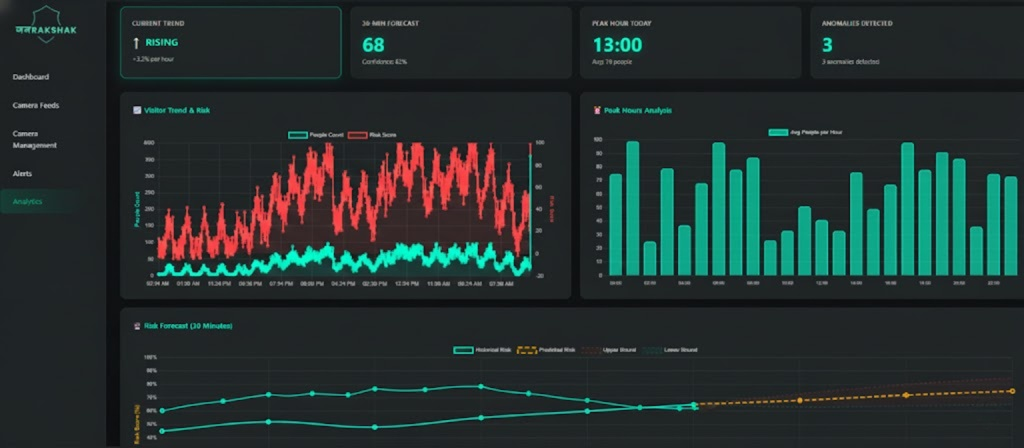
#> input picture assets/wmremove-transformed (1).jpeg, 1024 x 448 px; its folder holds only this picture in this run
$ python -i preprocessing.py   (imports and definitions only)
#> lines starting #> are read from the running program, lines starting #| are printed output that depends on the picture
#> further down, picture is the input picture: shape (448, 1024, 3); mean B, G, R 47.7, 49.2, 36.4
"""
Preprocessing utilities for lighting normalization
Used before YOLO detection to handle various lighting conditions
"""
import cv2
import numpy as np
from app.utils.config import (
    ENABLE_CLAHE, CLAHE_CLIP_LIMIT, CLAHE_GRID_SIZE,
    ENABLE_GAMMA_CORRECTION, GAMMA_VALUE,
    ENABLE_BRIGHTNESS_NORM, TARGET_BRIGHTNESS
)


def apply_clahe(image: np.ndarray) -> np.ndarray:
    """
    Apply Contrast Limited Adaptive Histogram Equalization
    Improves local contrast in low-light scenes

    Args:
        image: Input BGR image
    Returns:
        Enhanced BGR image
    """
    # Convert to LAB color space
    lab = cv2.cvtColor(image, cv2.COLOR_BGR2LAB)
#> lab: shape (448, 1024, 3); mean of channels 0, 1, 2 49.5, 123.9, 128.1
    l, a, b = cv2.split(lab)
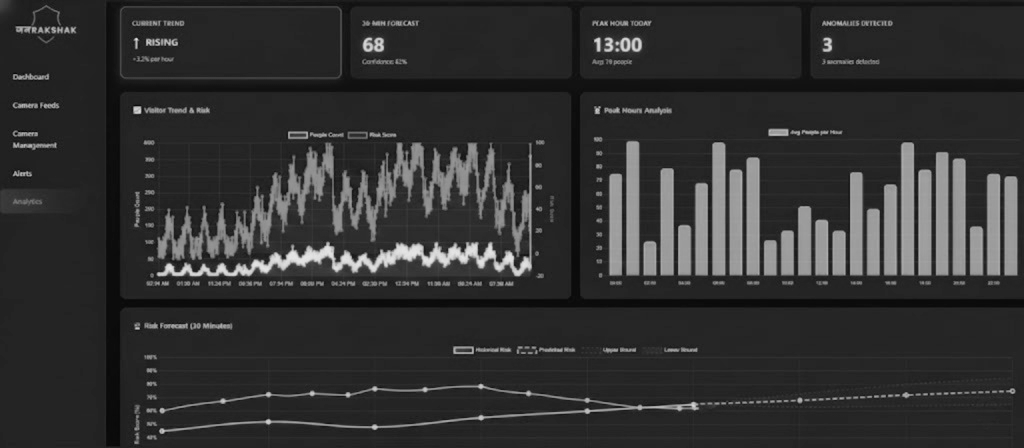
#> l: shape (448, 1024); min 8, max 230, mean 49.5
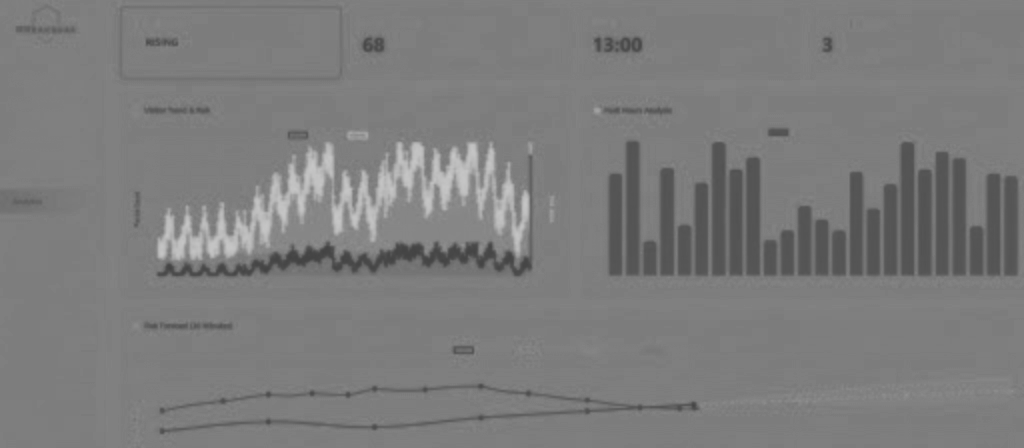
#> a: shape (448, 1024); min 67, max 199, mean 123.9
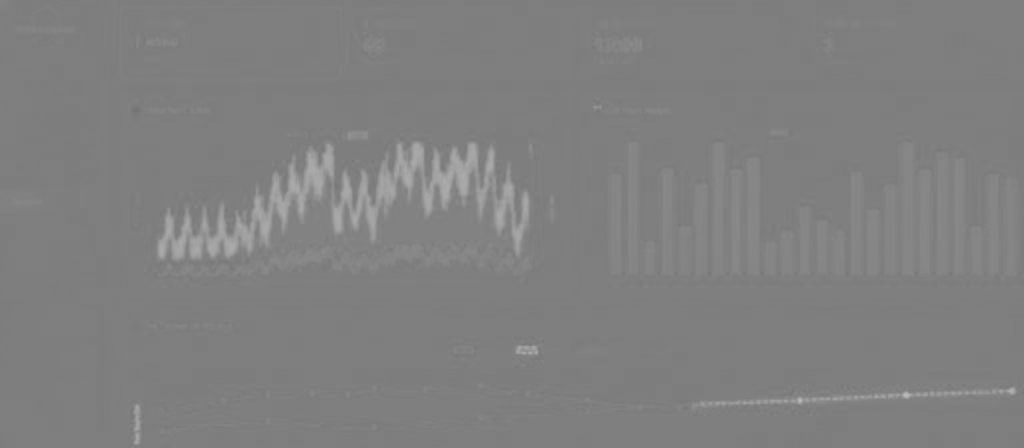
#> b: shape (448, 1024); min 115, max 188, mean 128.1

    # Apply CLAHE to L channel
    clahe = cv2.createCLAHE(clipLimit=CLAHE_CLIP_LIMIT, tileGridSize=CLAHE_GRID_SIZE)
    l_clahe = clahe.apply(l)
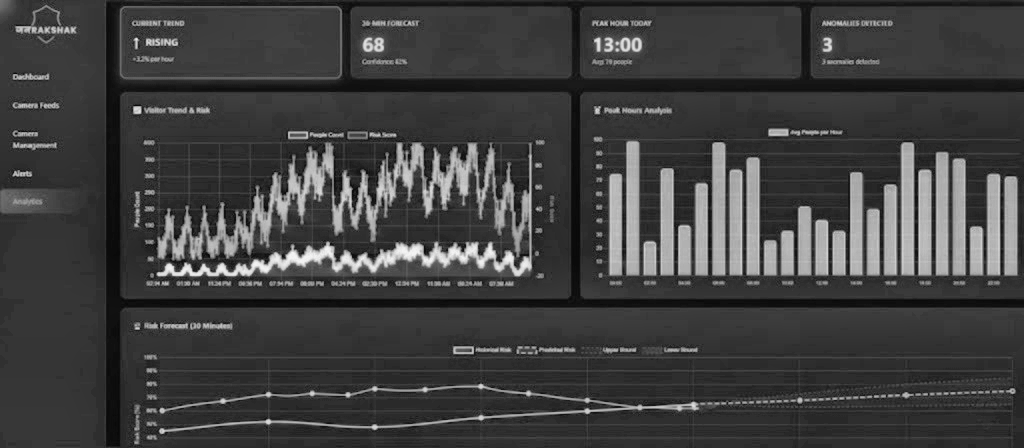
#> l_clahe: shape (448, 1024); min 7, max 245, mean 64

    # Merge and convert back
    lab_clahe = cv2.merge([l_clahe, a, b])
#> lab_clahe: shape (448, 1024, 3); mean of channels 0, 1, 2 64, 123.9, 128.1
    enhanced = cv2.cvtColor(lab_clahe, cv2.COLOR_LAB2BGR)
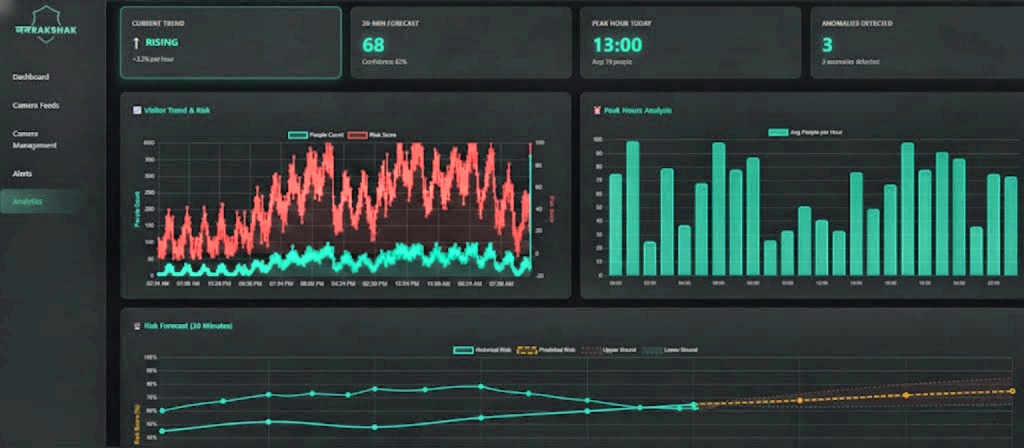
#> enhanced: shape (448, 1024, 3); mean B, G, R 60.3, 62.3, 49.6

    return enhanced


# [35 lines left out: functions apply_gamma_correction, normalize_brightness, not called in this run]


def preprocess_frame(frame: np.ndarray) -> np.ndarray:
    """
    Main preprocessing pipeline for lighting normalization
    Called before YOLO detection

    Args:
        frame: Input BGR frame
    Returns:
        Preprocessed BGR frame
    """
    if frame is None:
        return None

    processed = frame.copy()

    # Apply enabled preprocessing techniques
    if ENABLE_CLAHE:
        processed = apply_clahe(processed)

    if ENABLE_GAMMA_CORRECTION:
        processed = apply_gamma_correction(processed, GAMMA_VALUE)

    if ENABLE_BRIGHTNESS_NORM:
        processed = normalize_brightness(processed, TARGET_BRIGHTNESS)

    return processed


# [21 lines left out: function auto_detect_lighting, not called in this run]

>>> import cv2
>>> picture = cv2.imread('../../../assets/wmremove-transformed (1).jpeg')
>>> result = preprocess_frame(picture)

$ run again, on assets/analytics-peak-hour.png
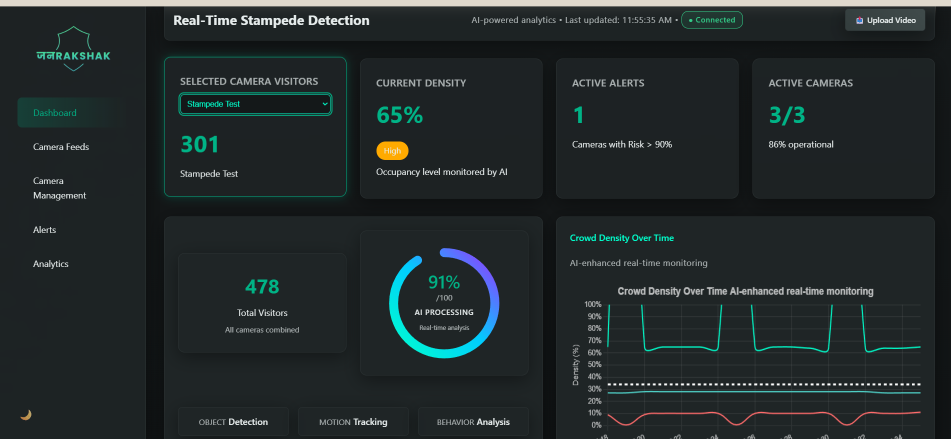
#> input picture assets/analytics-peak-hour.png, 1901 x 878 px (shown at 1/2 size)
#> picture is the input picture: shape (878, 1901, 3); mean B, G, R 43, 42.4, 34.5
#> lab: shape (878, 1901, 3); mean of channels 0, 1, 2 41.1, 125.3, 126.3
#> in apply_clahe, `l, a, b = cv2.split(lab)`:
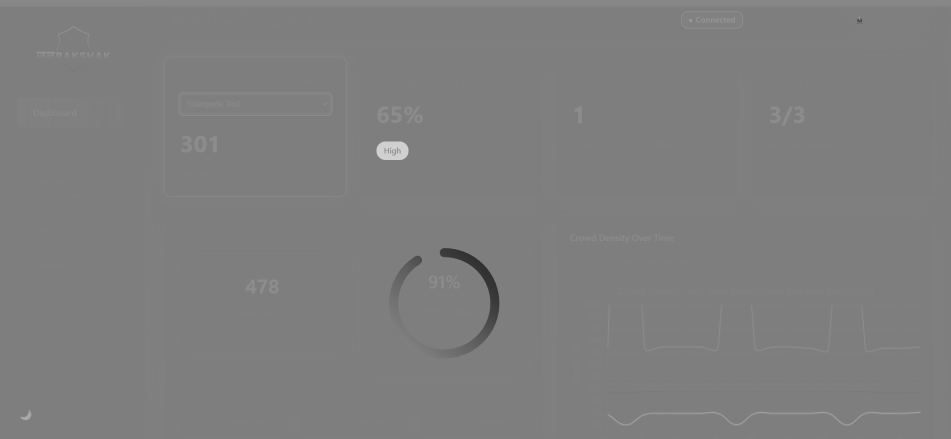
#> b: shape (878, 1901) (shown at 1/2 size); min 48, max 208, mean 126.3
#> lab_clahe: shape (878, 1901, 3); mean of channels 0, 1, 2 49.2, 125.3, 126.3
#> in apply_clahe, `enhanced = cv2.cvtColor(lab_clahe, cv2.COLOR_LAB2BGR)`:
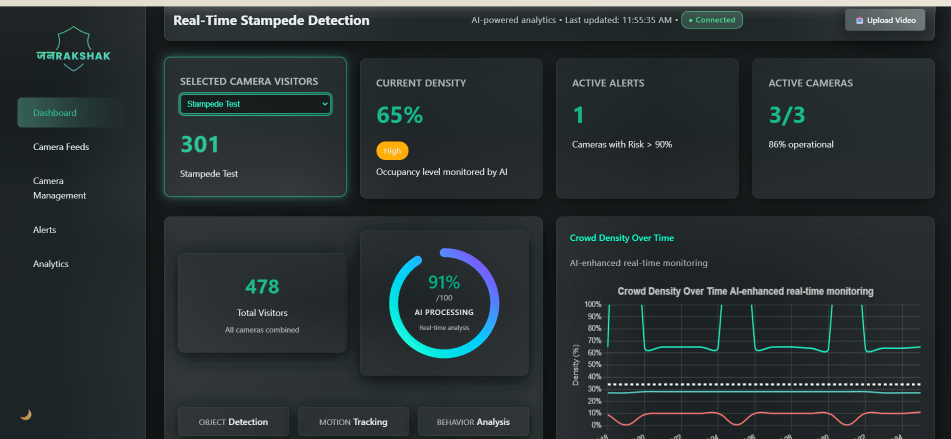
#> enhanced: shape (878, 1901, 3) (shown at 1/2 size); mean B, G, R 50.2, 49.4, 41.1

$ run again, on assets/analytics-realtime.png
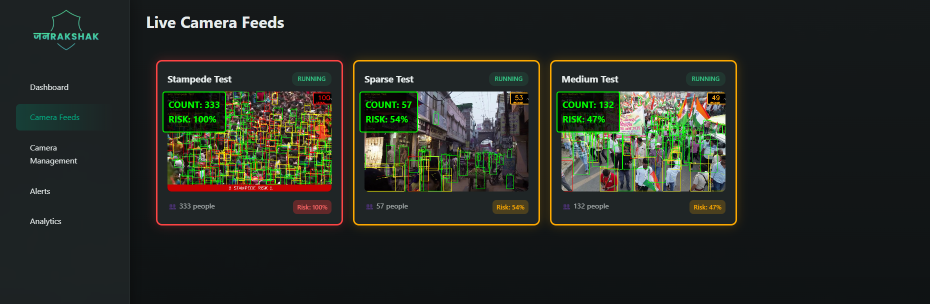
#> input picture assets/analytics-realtime.png, 1860 x 608 px (shown at 1/2 size)
#> picture is the input picture: shape (608, 1860, 3); mean B, G, R 35.4, 41.9, 38.6
#> lab: shape (608, 1860, 3); mean of channels 0, 1, 2 41, 126.6, 130.6
#> in apply_clahe, `l, a, b = cv2.split(lab)`:
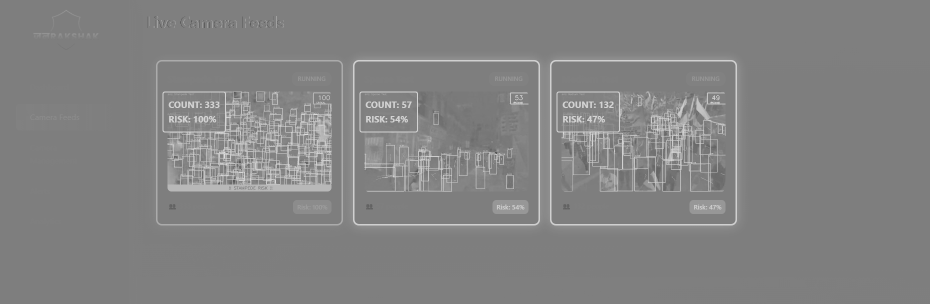
#> b: shape (608, 1860) (shown at 1/2 size); min 53, max 223, mean 130.6
#> lab_clahe: shape (608, 1860, 3); mean of channels 0, 1, 2 50.9, 126.6, 130.6
#> in apply_clahe, `enhanced = cv2.cvtColor(lab_clahe, cv2.COLOR_LAB2BGR)`:
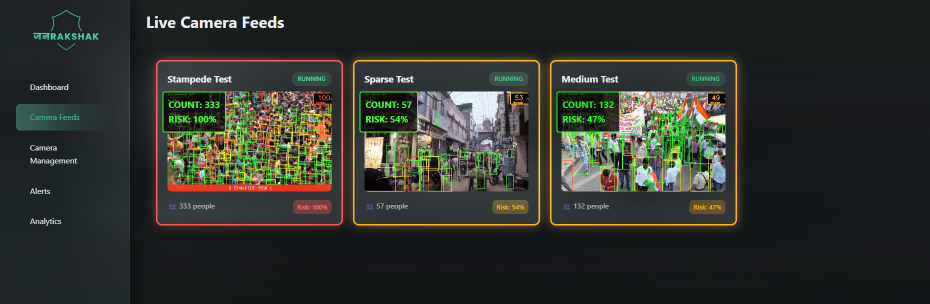
#> enhanced: shape (608, 1860, 3) (shown at 1/2 size); mean B, G, R 44.5, 50.6, 47.6

$ run again, on assets/analytics-risk-forecast.png
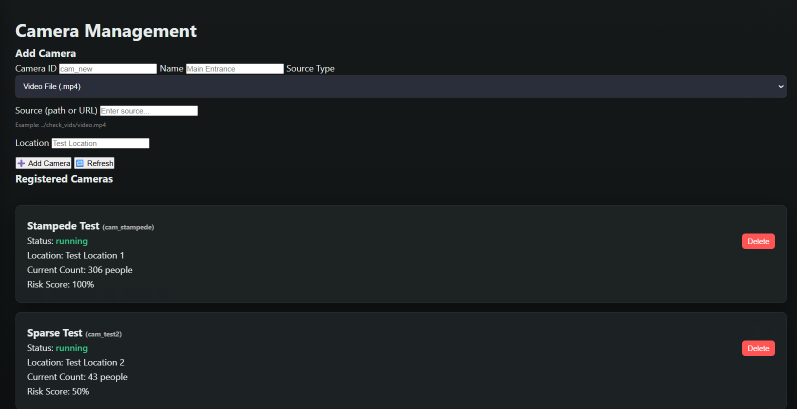
#> input picture assets/analytics-risk-forecast.png, 1593 x 818 px (shown at 1/2 size)
#> picture is the input picture: shape (818, 1593, 3); mean B, G, R 36.7, 35.2, 31.2
#> lab: shape (818, 1593, 3); mean of channels 0, 1, 2 33.1, 126.8, 126
#> in apply_clahe, `l, a, b = cv2.split(lab)`:
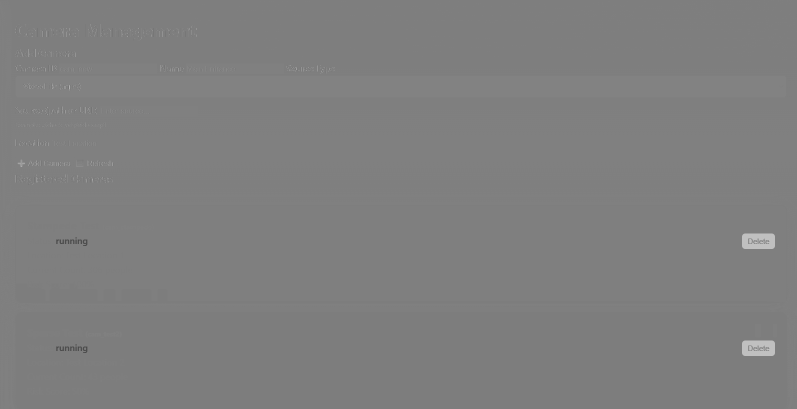
#> a: shape (818, 1593) (shown at 1/2 size); min 73, max 192, mean 126.8
#> lab_clahe: shape (818, 1593, 3); mean of channels 0, 1, 2 38.5, 126.8, 126
